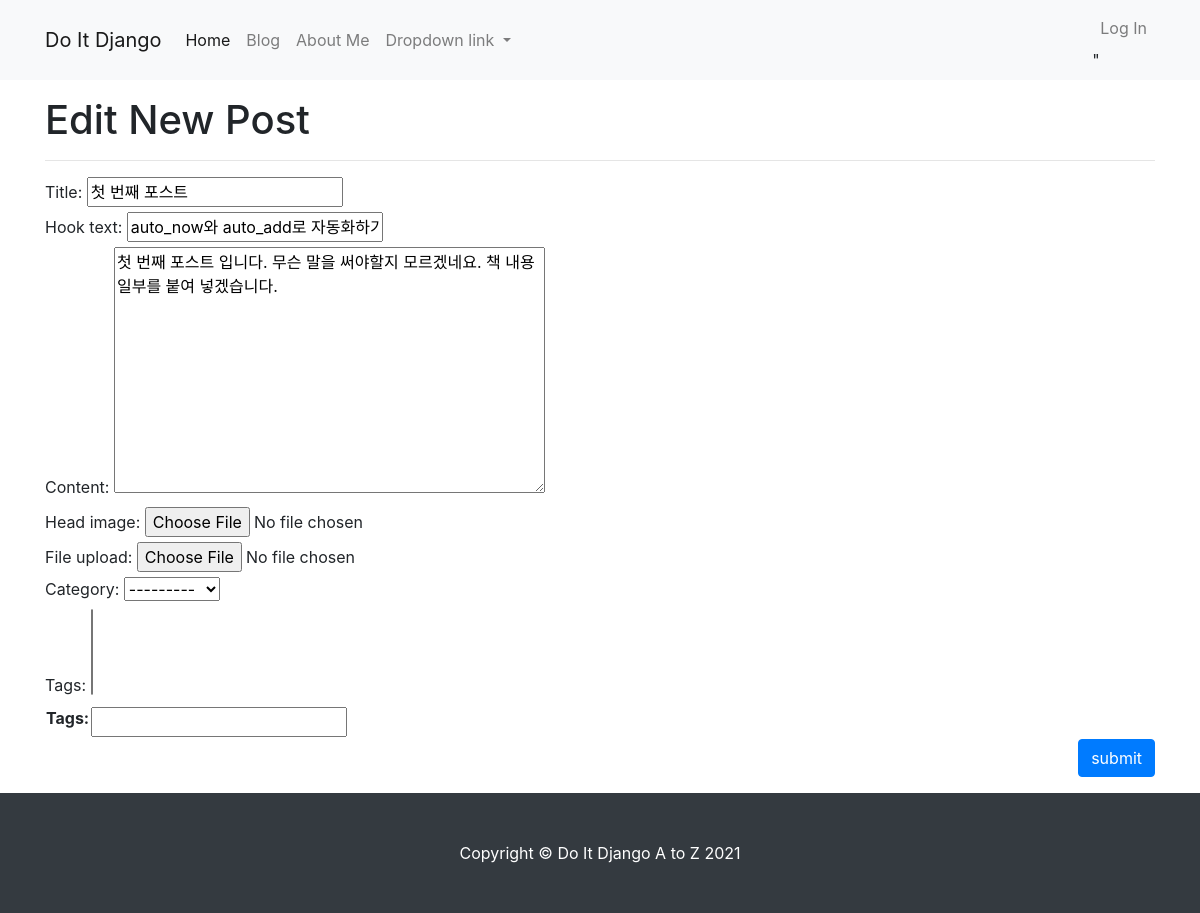
The app's page /blog/update_post/1/ (signed in), older data.
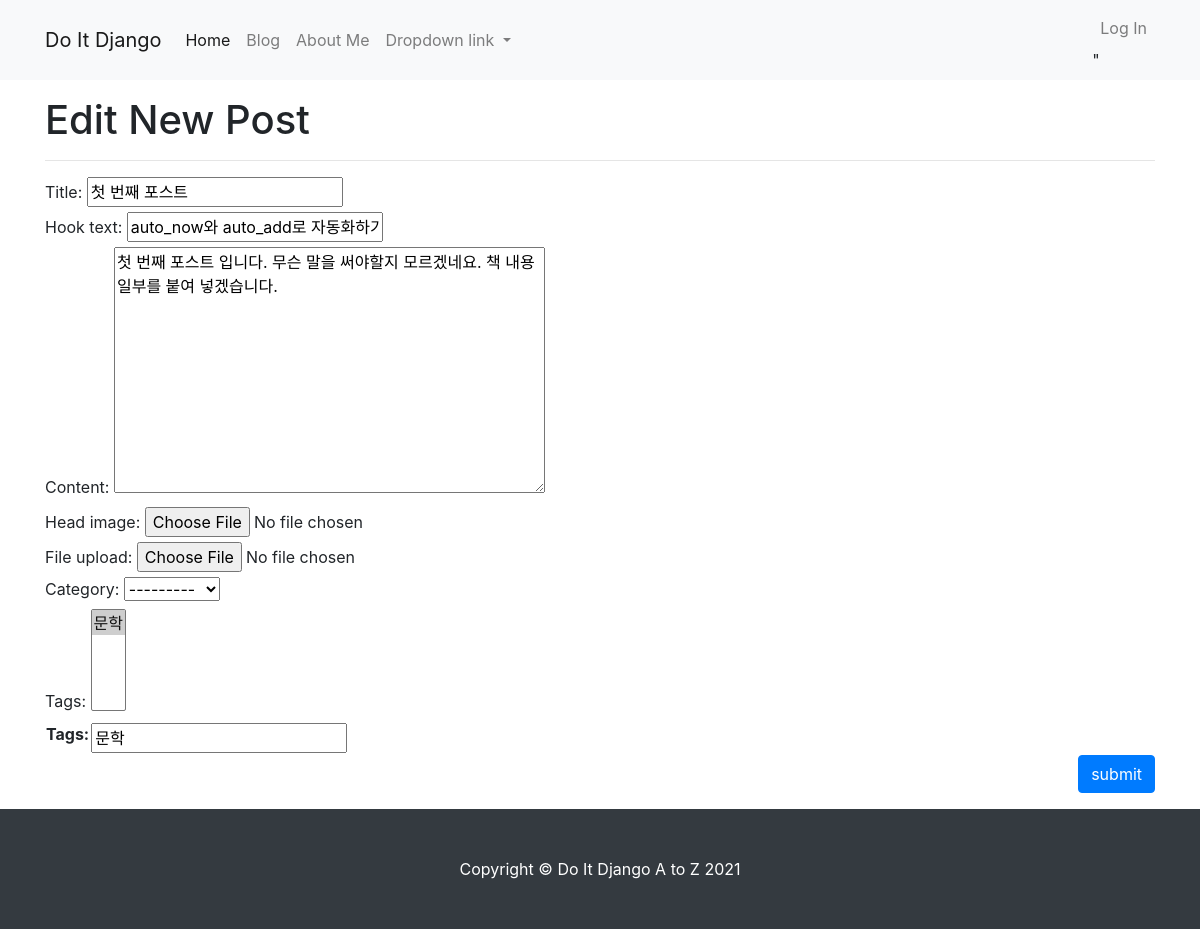
The same page, newer data.
### blog/models.py (models this page shows, shortened)
class Post(models.Model):
    title = models.CharField(max_length=30)
    hook_text = models.CharField(max_length=100, blank=True)
    content = models.TextField()
    head_image = models.ImageField(upload_to='blog/images/%Y/%m/%d/', blank=True)
    file_upload = models.FileField(upload_to='blog/files/%Y/%m/%d/', blank=True)
    created_at = models.DateTimeField(auto_now_add=True)
    updated_at = models.DateTimeField(auto_now=True)
    author = models.ForeignKey(User, null=True, on_delete=models.SET_NULL)
    category = models.ForeignKey(Category, null=True, blank=True, on_delete= models.SET_NULL)
    tags = models.ManyToManyField(Tag, null = True, blank=True)

class Tag(models.Model):
    name = models.CharField(max_length=50)
    slug = models.SlugField(max_length=200, unique=True, allow_unicode=True)
    def __str__(self):
        return self.name

### blog/views.py (the view, shortened to what this page needs)
# urls.py: path('update_post/<int:pk>/', views.PostUpdate.as_view()),
class PostUpdate(LoginRequiredMixin, UpdateView):
    model = Post
    fields = ['title', 'hook_text', 'content', 'head_image', 'file_upload', 'category', 'tags']
    template_name = 'blog/post_update_form.html'
    def get_context_data(self, **kwargs):
        context = super(PostUpdate, self).get_context_data()
        if self.object.tags.exists():
            tags_str_list = list()
            for t in self.object.tags.all():
                tags_str_list.append(t.name)
            context['tags_str_default'] = ';'.join(tags_str_list)
        return context
    def dispatch(self, request, *args, **kwargs):
        if request.user.is_authenticated and request.user == self.get_object().author:
            return super(PostUpdate, self).dispatch(request, *args, **kwargs)
        else:
            raise PermissionDenied

### blog/models.py (called while the page is built)
    def __str__(self):
        return self.name

### blog/templates/blog/post_update_form.html (shortened to what this page needs)
{% extends 'blog/base_full_width.html' %}
{% block main_area %}
    <h1>Edit New Post</h1>
    <hr/>
    <form method="post" enctype="multipart/form-data">{% csrf_token %}
        <table>
            {{ form }}
            <tr>
                <th><label for= "id_tags_str">Tags:</label></th>
                <td><input type = "text" name="tags_str" id="id_tags_str" value="{{ tags_str_default }}"></td>
            </tr>
        </table>
        <button type = "submit" class="btn btn-primary float-right">submit</button>
    </form>
{% endblock %}

### blog/templates/blog/base_full_width.html (shortened to what this page needs)
<!DOCTYPE html>
{% load static %}
<html lang="ko">
<head>
    <link rel="stylesheet" href="{% static 'blog/bootstrap/bootstrap.min.css' %}" media="screen">
</head>
<body>
   {% include 'blog/navbar.html' %}
    <div class="container my-3">
        <div class="row">
            <div class="col-12" id = "main-area">
            {% block main_area %}
            {% endblock %}
            </div>
        </div>
    </div>
    {% include 'blog/footer.html' %}
</body>
</html>

### blog/templates/blog/navbar.html (shortened to what this page needs)
<nav class="navbar navbar-expand-lg navbar-light bg-light">
        <div class = "container">
            <a class="navbar-brand" href="/">Do It Django</a>
            <div class="collapse navbar-collapse" id="navbarNavDropdown">
                <ul class="navbar-nav mr-auto">
                    <li class="nav-item active">
                        <a class="nav-link" href="/">Home</a>
                    </li>
                    <li class="nav-item">
                        <a class="nav-link" href="/blog/">Blog</a>
                    </li>
                    <li class="nav-item">
                        <a class="nav-link" href="/about_me/">About Me</a>
                    </li>
                    <li class="nav-item dropdown">
                        <a class="nav-link dropdown-toggle" href="#" id="navbarDropdownMenuLink" role="button" data-toggle="dropdown" aria-haspopup="true" aria-expanded="false">
                        Dropdown link
                        </a>
                    </li>
                </ul>
                <ul class=" navbar-nav">
                    <li class="nav-item">
                        <a class= "nav-link" href="#"  data-toggle="modal" data-target="#logInModal">Log In</a>"
                    </li>
                </ul>
            </div>
        </div>
    </nav>

### blog/templates/blog/footer.html
    <footer class="py-5 bg-dark">
        <div class="container">
            <p class="m-0 text-center text-white">Copyright &copy; Do It Django A to Z 2021</p>
        </div>
    </footer>

Row changes from the older to the newer data that the page shows:
added Tag: tags_str "문학"
Text that changed along with them:
form field tags: (not shown) → "문학 ☑"
